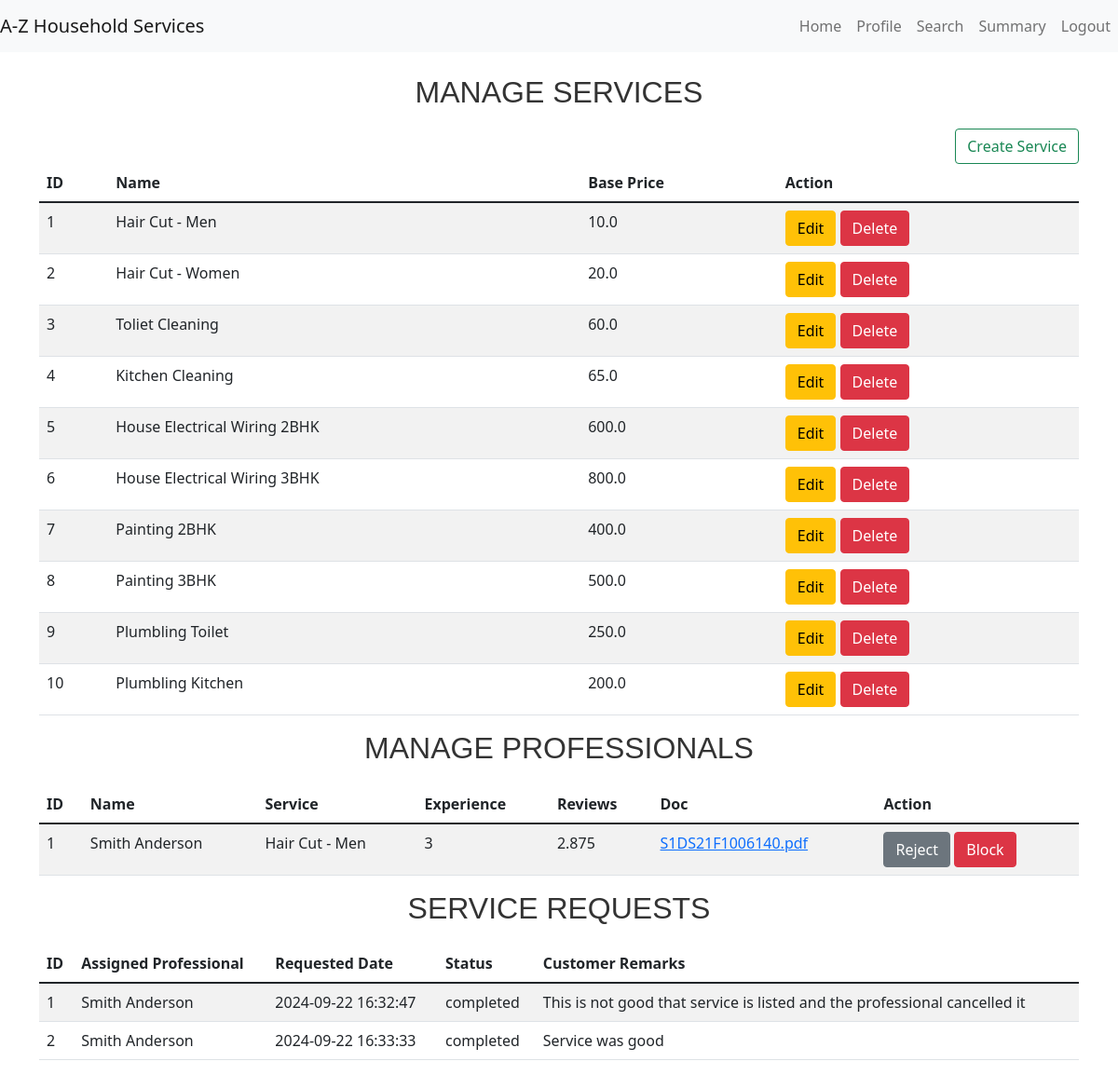
The app's page /admin/dashboard (signed in), older data.
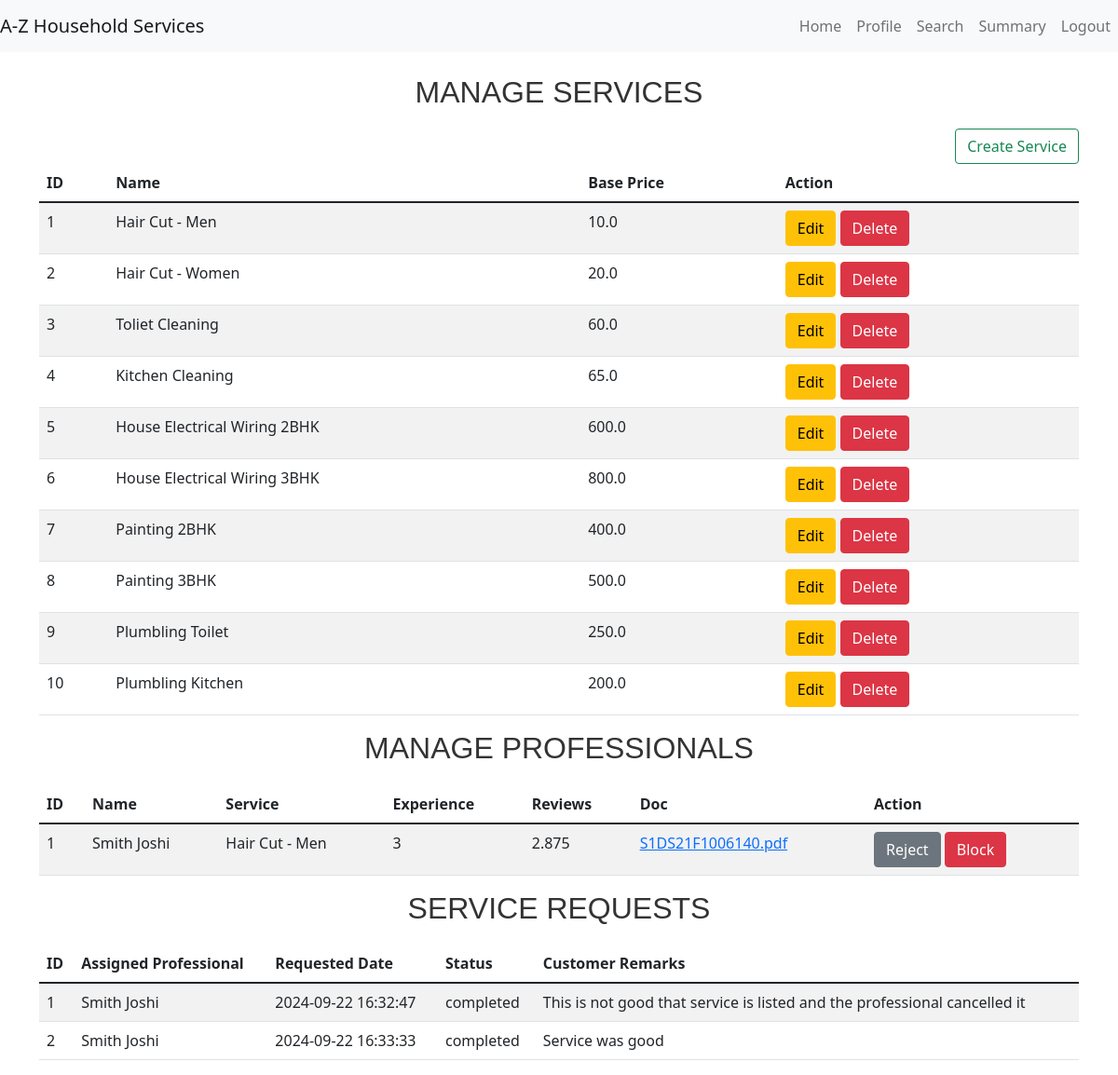
The same page, newer data.
### models.py (models this page shows, shortened)
class ProfessionalProfile(db.Model):
    __tablename__ = 'professional_profiles'
    id = db.Column(db.Integer, primary_key=True)
    user_id = db.Column(db.Integer, db.ForeignKey('users.id'))
    full_name = db.Column(db.String(100), nullable=False)
    service_type = db.Column(db.String(100), nullable=False)
    experience = db.Column(db.String(100), nullable=False)
    filename = db.Column(db.String(120), nullable=False)
    uploaded_at = db.Column(db.DateTime, default=db.func.current_timestamp())
    address = db.Column(db.String(200),nullable=False)
    pin_code = db.Column(db.String(6), nullable=False)
    reviews = db.Column(db.Float, default=0)

### app.py (the view)
@app.route('/admin/dashboard')
def admin_dashboard():
    if 'admin_user_id' in session:
        user_dict={}
        prof_dict ={}
        service_type={}
        services = Service.query.all()
        professional_profile = ProfessionalProfile.query.all()
        for profile in professional_profile:
            user_dict[profile.user_id] = User.query.filter_by(id=profile.user_id).first()
            service_type[profile.user_id] = Service.query.filter_by(id=profile.service_type).first()
            prof_dict[profile.user_id] = profile
        service_requests = ServiceRequest.query.all()
        return render_template('admin_dashboard.html', services=services, professional_profile=professional_profile, customer_profile=customer_profile, service_requests=service_requests,user_dict=user_dict,service_type=service_type,prof_dict=prof_dict)
    return redirect(url_for('admin_login'))

### app.py (called while the page is built)
@app.before_request
def create_tables():
    global first_request
    if first_request:
        db.create_all()
        first_request = False

### templates/admin_dashboard.html (shortened to what this page needs)
{% extends "base.html" %}
{% block content %}
<div class="row">
    <div class="col-md-12">
        <h3>Manage Services</h3>
        <div class="d-flex justify-content-end">
            <a href="{{ url_for('create_services') }}"  class="btn btn-outline-success">Create Service</a>
        </div>
        <table class="table table-striped">
            <thead>
                <tr>
                    <th>ID</th>
                    <th>Name</th>
                    <th>Base Price</th>
                    <th>Action</th>
                </tr>
            </thead>
            <tbody>
                {% for service in services %}
                <tr>
                    <td>{{ service.id }}</td>
                    <td>{{ service.name }}</td>
                    <td>{{ service.price }}</td>
                    <td>
                        <a href="/admin/services/update_service/{{ service.id }}" class="btn btn-warning">Edit</a>
                        <a href="/admin/services/delete_service/{{ service.id }}" class="btn btn-danger">Delete</a>
                    </td>
                </tr>
                {% endfor %}
            </tbody>
        </table>
        <h3>Manage Professionals</h3>
        <table class="table table-striped">
            <thead>
                <tr>
                    <th>ID</th>
                    <th>Name</th>
                    <th>Service</th>
                    <th>Experience</th>
                    <th>Reviews</th>
                    <th>Doc</th>
                    <th>Action</th>
                </tr>
            </thead>
            <tbody>
                {% for professional in professional_profile %}
                <tr>
                    <td>{{ professional.id }}</td>
                    <td>{{ professional.full_name }}</td>
                    <td>{{ service_type[professional.user_id].name }}</td>
                    <td>{{ professional.experience }}</td>
                    <td>{{ professional.reviews }}</td>
                    <td><a href="/download/{{ professional.filename }}"  >{{ professional.filename }}</a></td>
                    <td>
                        <a href="/admin/manage_user/{{ professional.user_id }}/approve/{{user_dict[professional.user_id].approve}}" class="btn {{ 'btn-secondary' if user_dict[professional.user_id].approve else 'btn-success' }}">{{ 'Reject' if user_dict[professional.user_id].approve else 'Approve' }}</a>
                        <a href="/admin/manage_user/{{ professional.user_id }}/blocked/{{user_dict[professional.user_id].blocked}}" class="btn {{ 'btn-success' if user_dict[professional.user_id].blocked else 'btn-danger' }}">{{ 'Unblock' if user_dict[professional.user_id].blocked else 'Block' }}</a>
                    </td>
                </tr>
                {% endfor %}
            </tbody>
        </table>
        <h3>Service Requests</h3>
        <table class="table table-striped">
            <thead>
                <tr>
                    <th>ID</th>
                    <th>Assigned Professional</th>
                    <th>Requested Date</th>
                    <th>Status</th>
                    <th>Customer Remarks</th>
                </tr>
            </thead>
            <tbody>
                {% for service_request in service_requests%}
                <tr>
                    <td>{{ service_request.id }}</td>
                    <td>{{ prof_dict[service_request.professional_id].full_name}}</td>
                    <td>{{ service_request.date_of_request}}</td>
                    <td>{{ service_request.service_status}}</td>
                    <td>{{ service_request.remarks if service_request.remarks else ""}}</td>
                </tr>
                {% endfor %}
            </tbody>
        </table>
    </div>
</div>
{% endblock %}

Row changes from the older to the newer data that the page shows:
changed ProfessionalProfile "S1DS21F1006140.pdf": full_name "Smith Anderson" → "Smith Joshi"
